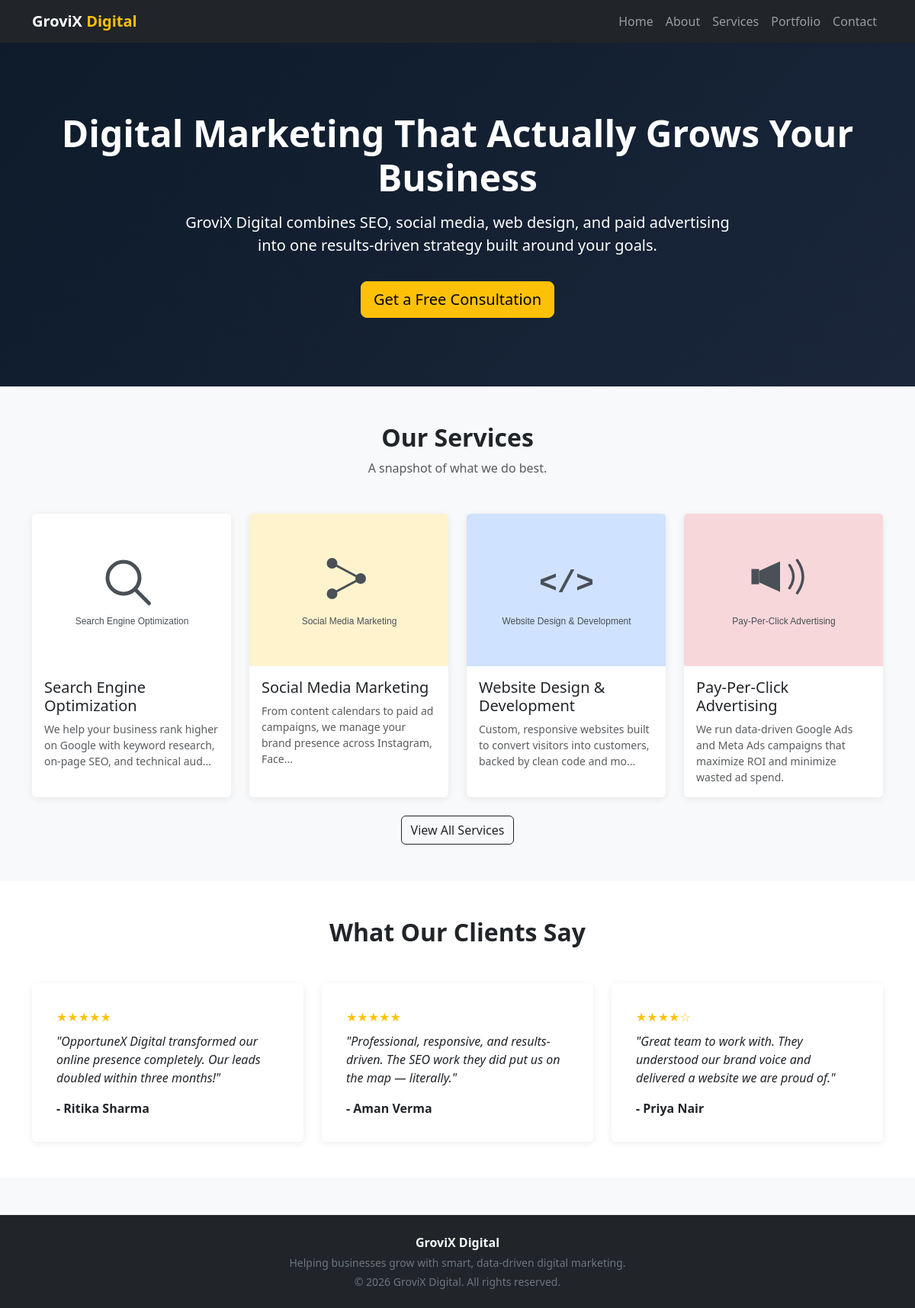
/, run on an earlier commit of the app's database.
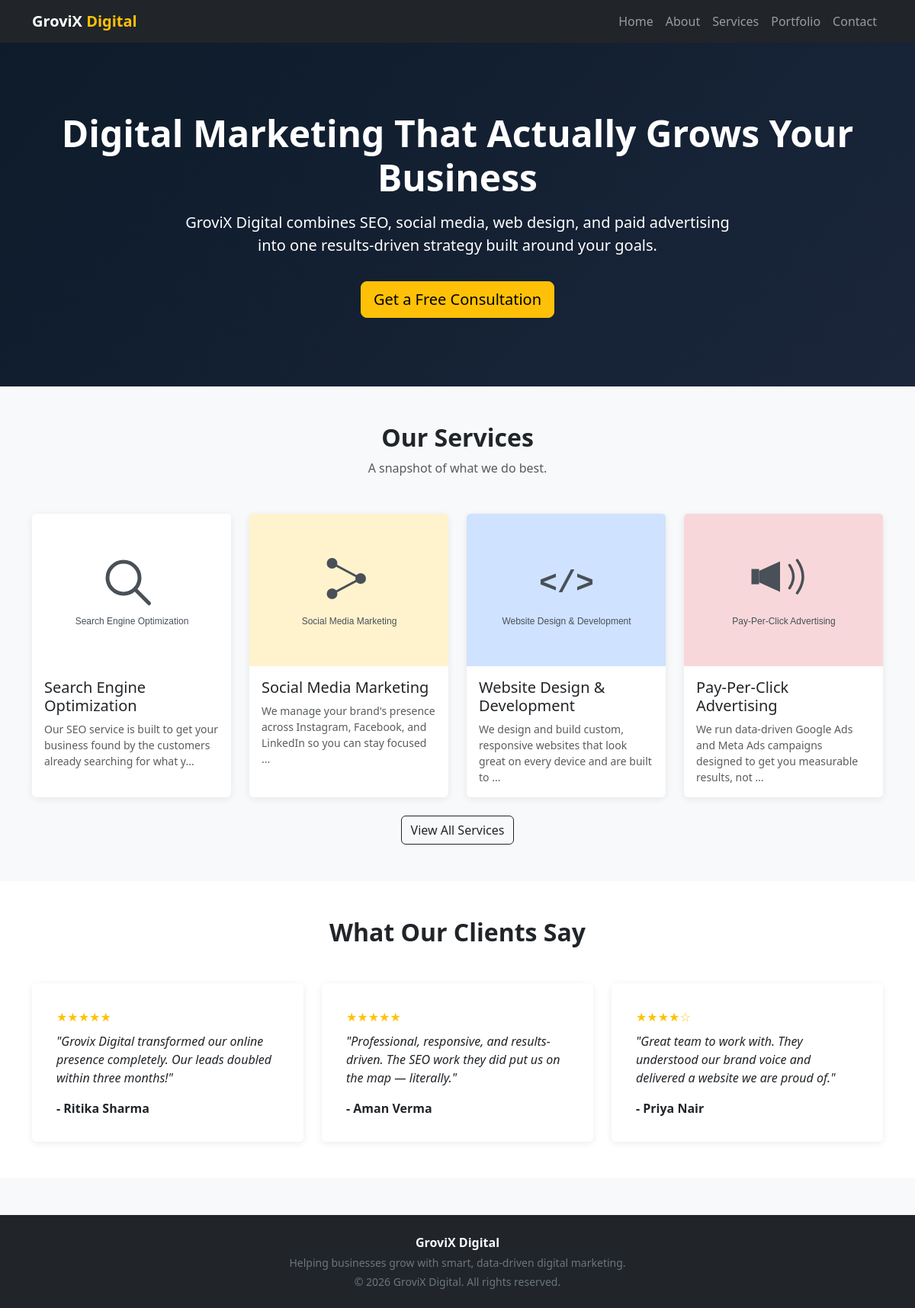
And on a later commit of the database.
### tables this page shows
CREATE TABLE services (
    id INT AUTO_INCREMENT PRIMARY KEY,
    title VARCHAR(150) NOT NULL,
    description TEXT NOT NULL,
    image VARCHAR(255) DEFAULT NULL,
    meta_title VARCHAR(160) DEFAULT NULL,
    meta_description VARCHAR(300) DEFAULT NULL,
    created_at TIMESTAMP DEFAULT CURRENT_TIMESTAMP
);

CREATE TABLE testimonials (
    id INT AUTO_INCREMENT PRIMARY KEY,
    client_name VARCHAR(150) NOT NULL,
    message TEXT NOT NULL,
    rating TINYINT NOT NULL DEFAULT 5,
    image VARCHAR(255) DEFAULT NULL,
    created_at TIMESTAMP DEFAULT CURRENT_TIMESTAMP
);

### includes/functions.php (called while the page is built, shortened)
<?php
function clean_input($value) {
    return htmlspecialchars(trim($value ?? ''), ENT_QUOTES, 'UTF-8');
}
function service_image_url($filename, $title = '') {
    $title = strtolower($title);
    if (str_contains($title, 'seo') || str_contains($title, 'search engine')) {
        return BASE_URL . '/assets/img/placeholder-seo.svg';
    }
    if (str_contains($title, 'social media') || str_contains($title, 'smm')) {
        return BASE_URL . '/assets/img/placeholder-smm.svg';
    }
    if (str_contains($title, 'web design') || str_contains($title, 'web development') || str_contains($title, 'website')) {
        return BASE_URL . '/assets/img/placeholder-webdev.svg';
    }
    if (str_contains($title, 'pay-per-click') || str_contains($title, 'ppc') || str_contains($title, 'advertising')) {
        return BASE_URL . '/assets/img/placeholder-ppc.svg';
    }
    return BASE_URL . '/assets/img/placeholder.svg';
}

### public/index.php (the view, shortened to what this page needs)
<?php
require_once __DIR__ . '/../includes/db.php';
require_once __DIR__ . '/../includes/functions.php';
require_once __DIR__ . '/../includes/header.php';
$services = [];
$result = mysqli_query($conn, "SELECT id, title, description, image FROM services ORDER BY created_at DESC LIMIT 4");
while ($row = mysqli_fetch_assoc($result)) {
    $services[] = $row;
}
$testimonials = [];
$result = mysqli_query($conn, "SELECT client_name, message, rating, image FROM testimonials ORDER BY created_at DESC LIMIT 6");
while ($row = mysqli_fetch_assoc($result)) {
    $testimonials[] = $row;
}
?>
<section class="hero text-center">
  <div class="container">
    <h1 class="display-5 fw-bold">Digital Marketing That Actually Grows Your Business</h1>
    <p class="lead col-lg-8 mx-auto mt-3">
      GroviX Digital combines SEO, social media, web design, and paid advertising
      into one results-driven strategy built around your goals.
    </p>
    <a href="contact.php" class="btn btn-warning btn-lg mt-3">Get a Free Consultation</a>
  </div>
</section>
<section class="py-5">
  <div class="container">
    <div class="text-center mb-5">
      <h2 class="fw-bold">Our Services</h2>
      <p class="text-muted">A snapshot of what we do best.</p>
    </div>
    <div class="row g-4">
      <?php foreach ($services as $service): ?>
        <div class="col-md-6 col-lg-3">
          <a href="service_detail.php?id=<?= (int)$service['id'] ?>" class="text-decoration-none text-reset">
            <div class="card card-service h-100">
              <img src="<?= service_image_url($service['image'], $service['title']) ?>" class="card-img-top" alt="<?= clean_input($service['title']) ?>">
              <div class="card-body">
                <h5 class="card-title"><?= clean_input($service['title']) ?></h5>
                <p class="card-text small text-muted"><?= clean_input(mb_strimwidth($service['description'], 0, 100, '...')) ?></p>
              </div>
            </div>
          </a>
        </div>
      <?php endforeach; ?>
    </div>
    <div class="text-center mt-4">
      <a href="services.php" class="btn btn-outline-dark">View All Services</a>
    </div>
  </div>
</section>
<section class="py-5 bg-white">
  <div class="container">
    <div class="text-center mb-5">
      <h2 class="fw-bold">What Our Clients Say</h2>
    </div>
    <div class="row g-4">
      <?php foreach ($testimonials as $t): ?>
        <div class="col-md-6 col-lg-4">
          <div class="card card-testimonial p-3">
            <div class="card-body">
              <div class="rating-stars mb-2">
                <?= str_repeat('&#9733;', (int)$t['rating']) . str_repeat('&#9734;', 5 - (int)$t['rating']) ?>
              </div>
              <p class="card-text fst-italic">"<?= clean_input($t['message']) ?>"</p>
              <p class="fw-bold mb-0">- <?= clean_input($t['client_name']) ?></p>
            </div>
          </div>
        </div>
      <?php endforeach; ?>
    </div>
  </div>
</section>
<?php require_once __DIR__ . '/../includes/footer.php'; ?>

What changed in the data, as far as the page shows it:
changed services "Search Engine Optimization": description "We help your business rank higher on Google with keyword research, on-page SEO, and technical aud..." → "Our SEO service is built to get your business found by the customers already searching for what y..."
changed services "Social Media Marketing": description "From content calendars to paid ad campaigns, we manage your brand presence across Instagram, Face..." → "We manage your brand's presence across Instagram, Facebook, and LinkedIn so you can stay focused ..."
changed services "Website Design & Development": description "Custom, responsive websites built to convert visitors into customers, backed by clean code and mo..." → "We design and build custom, responsive websites that look great on every device and are built to ..."
changed services "Pay-Per-Click Advertising": description "We run data-driven Google Ads and Meta Ads campaigns that maximize ROI and minimize wasted ad spend." → "We run data-driven Google Ads and Meta Ads campaigns designed to get you measurable results, not ..."
changed testimonials "Ritika Sharma": message "OpportuneX Digital transformed our online presence completely. Our leads doubled within three months!" → "Grovix Digital transformed our online presence completely. Our leads doubled within three months!"
